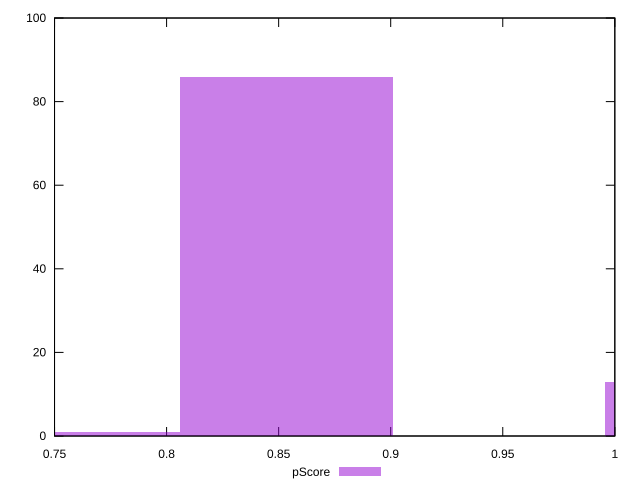

The script that saved this image:
reset

$pScore <<EOF
0.8535140472287849 86
1.0431838355018481 13
0.7586791530922532 1
EOF

set key outside below
set boxwidth 0.09483489413653165
set xrange [0.75:1]
set yrange [0:100]
set trange [0:100]
set style fill transparent solid 0.5 noborder
set terminal svg size 640, 490 enhanced background rgb 'white'
set output "report_00026_2021-02-22T21:38:55.199Z/unused-css-rules/samples/pages+cached+noadtech+nomedia/pScore/histogram.svg"

plot $pScore title "pScore" with boxes

reset
